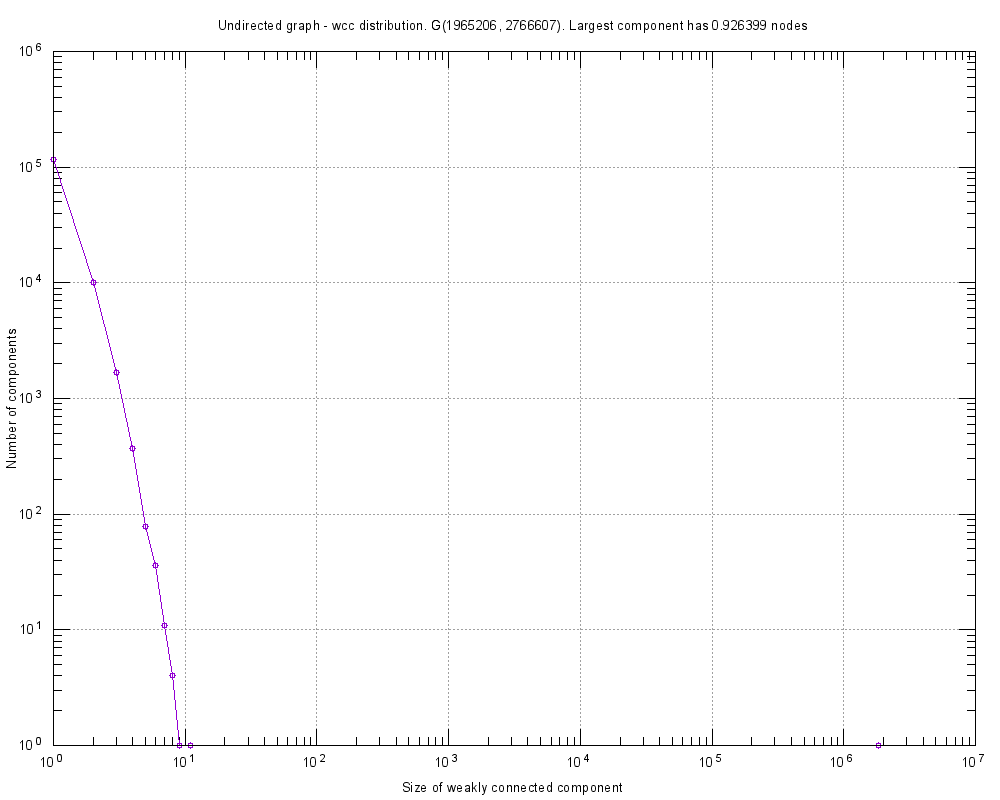

The script that saved this image:
#
# Undirected graph - wcc distribution. G(1965206, 2766607). Largest component has 0.926399 nodes (Fri Mar 03 02:04:31 2017)
#

set title "Undirected graph - wcc distribution. G(1965206, 2766607). Largest component has 0.926399 nodes"
set key bottom right
set logscale xy 10
set format x "10^{%L}"
set mxtics 10
set format y "10^{%L}"
set mytics 10
set grid
set xlabel "Size of weakly connected component"
set ylabel "Number of components"
set tics scale 2
set terminal png font arial 10 size 1000,800
set output 'wcc.ScaleFreeWcc.png'
plot 	"wcc.ScaleFreeWcc.tab" using 1:2 title "" with linespoints pt 6
